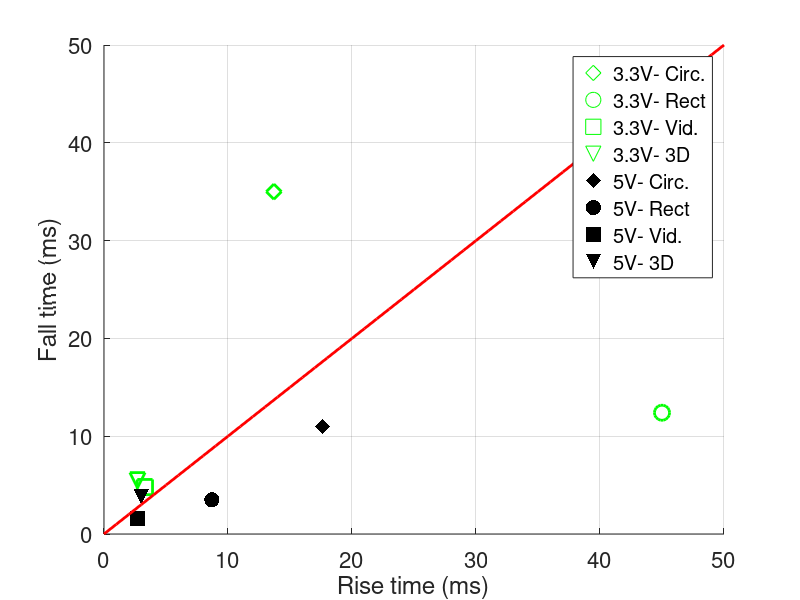

MATLAB code to generate this figure:

rt =[13.7 17.6; 45 8.7; 3.3 2.7; 2.7 3]
ft = [35 11; 12.4 3.5; 4.8 1.6; 5.5 3.8]

sz=120;
y=[0:50]
x=[0:50]



scatter(13.7,35,sz,'g','d','linewidth',2)
hold on
scatter(45,12.4,sz,'g','c','linewidth',2)
hold on
scatter(3.3,4.8,sz,'g','s','linewidth',2)
hold on
scatter(2.7,5.5,sz,'g','v','linewidth',2)
hold on
scatter(17.6,11,sz,'k','d','filled')
hold on
scatter(8.7,3.5,sz,'k','c','filled')
hold on
scatter(2.7,1.6,sz,'k','s','filled')
hold on
scatter(3,3.8,sz,'k','v','filled')
hold on
plot(x,y,'r','linewidth',2)



grid on
% plotnumber=0;
% set(gca, 'fontsize', 22)
% set(gcf, 'Position', [300+plotnumber*50 240+plotnumber*20 900 600]);
plotnumber =0;
set(gca, 'fontsize', 16)
set(gcf, 'Position', [300+plotnumber*50 240+plotnumber*20 600 400]);
xlabel('Rise time (ms)')
ylabel('Fall time (ms)')
%title('Rise and fall time of the shutters')
legend('3.3V- Circ.','3.3V- Rect', '3.3V- Vid.', '3.3V- 3D','5V- Circ.','5V- Rect', '5V- Vid.', '5V- 3D', 'Location','northeast')
xlim([0 50])
ylim([0 50])
